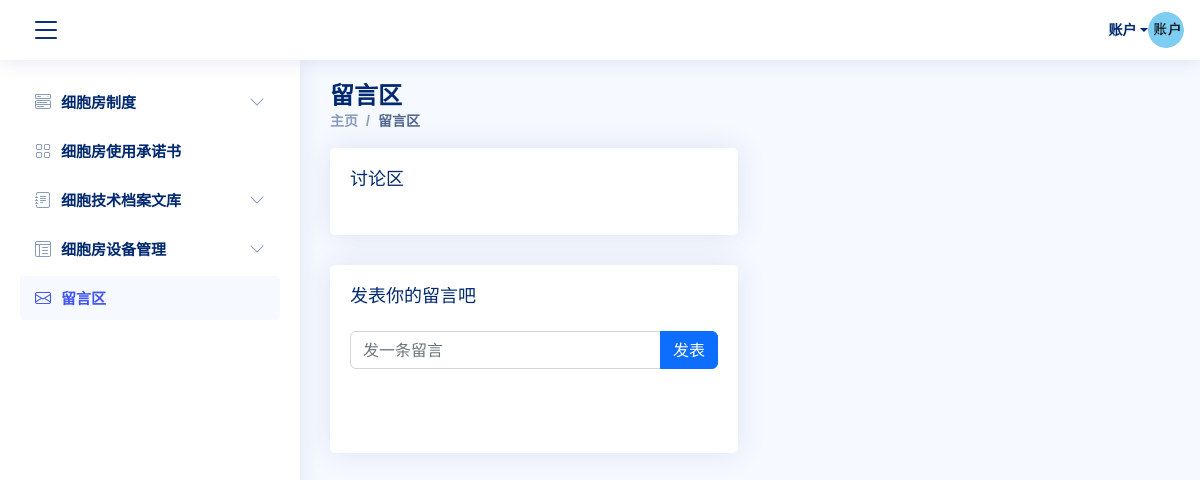
The page /comments/ (signed in) on the database as committed earlier.
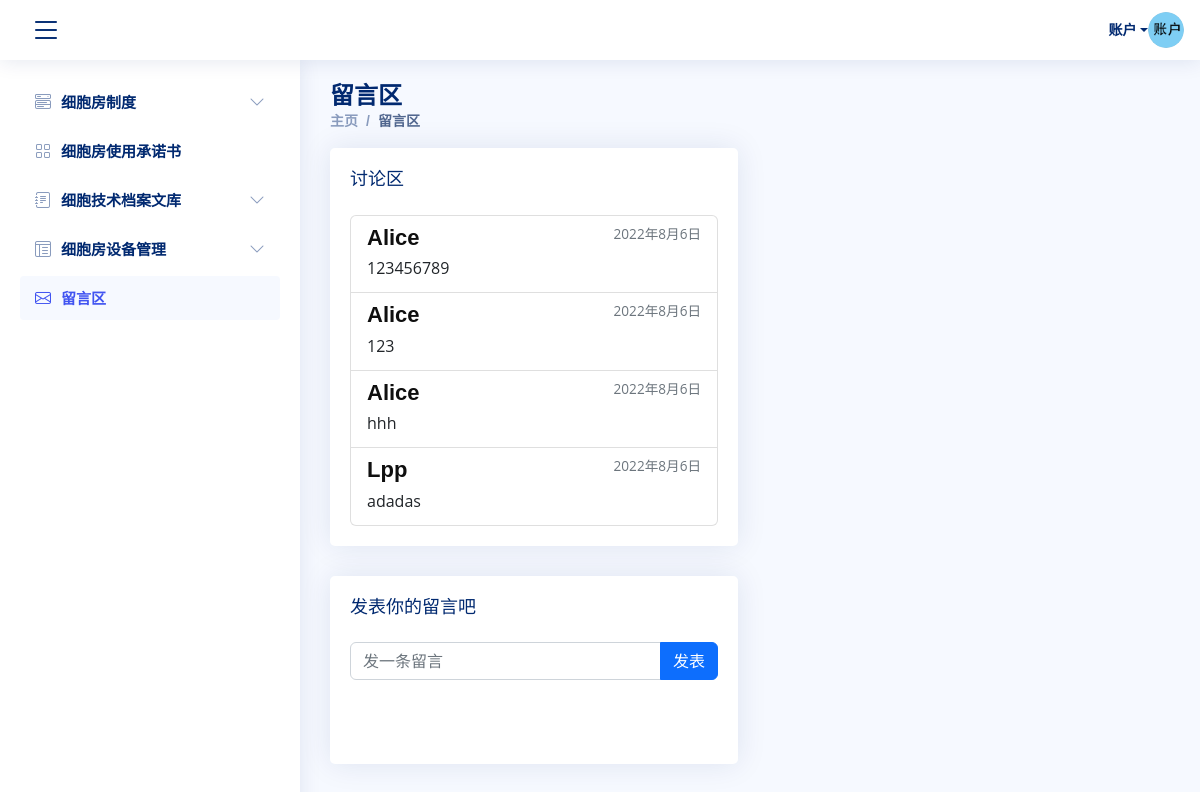
The same page on the database as committed later.
### MainApp/models.py (models this page shows, shortened)
class Comment(models.Model):
    user = models.ForeignKey(User, related_name='comment_user', on_delete=models.CASCADE)
    date = models.DateField('评论日期', auto_now_add=True)
    text = models.CharField('评论内容', max_length=4096)
    class Meta:
        verbose_name = '评论'
        verbose_name_plural = verbose_name
        ordering = ['user', '-date']

class User(models.Model):
    student_id = models.CharField('学号', max_length=32, unique=True)
    name = models.CharField('姓名', max_length=32)
    phone = models.CharField('电话号码', max_length=32, unique=True)
    email = models.EmailField('邮箱', max_length=128, unique=True)
    supervisor = models.CharField('导师', max_length=32)
    password = models.CharField('密码', max_length=128)
    register_time = models.DateTimeField('注册时间', auto_now_add=True)
    class Meta:
        ordering = ["-register_time"]
        verbose_name = "用户"
        verbose_name_plural = verbose_name

### MainApp/views.py (the view, shortened to what this page needs)
# urls.py: path('comments/', views.comments, name='comments'),
def comments(request):
    if request.session.get('is_login', None) is not True:
        return redirect('MainApp:login')
    user_name = request.session.get('user_name')
    comment_list = Comment.objects.all().reverse()
    return render(request, 'comments.html', locals())

### MainApp/templates/comments.html (shortened to what this page needs)
{% load static %}
<!DOCTYPE html>
<html lang="zh">
<head>
    <link href="https://cdn.bootcdn.net/ajax/libs/twitter-bootstrap/5.2.0/css/bootstrap.min.css" rel="stylesheet">
    <link href="{% static 'vendor/bootstrap-icons/bootstrap-icons.css' %}" rel="stylesheet">
    <link href="{% static 'css/style.css' %}" rel="stylesheet">
</head>
<body class>
<header class="header fixed-top d-flex align-items-center">
    <div class="d-flex align-items-center justify-content-between">
        <i class="bi bi-list toggle-sidebar-btn"></i>
    </div>
    <nav class="header-nav ms-auto">
        <ul class="d-flex align-items-center">
            <li class="nav-item dropdown pe-3">
                <a class="nav-link nav-profile d-flex align-items-center pe-0" href="#" data-bs-toggle="dropdown"
                   aria-expanded="false">
                    <span class="d-none d-md-block dropdown-toggle ps-2">账户</span>
                    <img src="{% static 'img/account.png' %}" alt="Profile" class="rounded-circle">
                </a>
            </li>
        </ul>
    </nav>
</header>
<aside class="sidebar" id="sidebar">
    <ul class="sidebar-nav" id="sidebar-nav">
        <li class="nav-item">
            <a class="nav-link collapsed" data-bs-target="#system-nav" data-bs-toggle="collapse" href="#">
                <i class="bi bi-menu-button-wide"></i><span>细胞房制度</span><i class="bi bi-chevron-down ms-auto"></i>
            </a>
        </li>
        <li class="nav-item">
            <a class="nav-link collapsed" href="{% url 'MainApp:commitment' %}">
                <i class="bi bi-grid"></i>
                <span>细胞房使用承诺书</span>
            </a>
        </li>
        <li class="nav-item">
            <a class="nav-link collapsed" data-bs-target="#tech-nav" data-bs-toggle="collapse" href="#">
                <i class="bi bi-journal-text"></i><span>细胞技术档案文库</span><i class="bi bi-chevron-down ms-auto"></i>
            </a>
        </li>
        <li class="nav-item">
            <a class="nav-link collapsed" data-bs-target="#instru-nav" data-bs-toggle="collapse" href="#">
                <i class="bi bi-layout-text-window-reverse"></i><span>细胞房设备管理</span><i
                    class="bi bi-chevron-down ms-auto"></i>
            </a>
        </li>
        <li class="nav-item">
            <a class="nav-link" href="{% url 'MainApp:comments' %}">
                <i class="bi bi-envelope"></i>
                <span>留言区</span>
            </a>
        </li>
    </ul>
</aside>
<main id="main" class="main">
    <div class="pagetitle">
        <h1>留言区</h1>
        <nav>
            <ol class="breadcrumb">
                <li class="breadcrumb-item"><a href="index.html">主页</a></li>
                <li class="breadcrumb-item active">留言区</li>
            </ol>
        </nav>
    </div>
    <section class="section">
        <div class="row">
            <div class="col-lg-6">
                <div class="card">
                    <div class="card-body">
                        <h5 class="card-title">讨论区</h5>
                        <div class="list-group">
                            {% for comment in comment_list %}
                                {% if comment.user.name == user_name %}
                                    <div class="list-group-item list-group-item-action active"
                                         aria-current="true">
                                        <div class="d-flex w-100 justify-content-between">
                                            <h5 class="mb-1">我</h5>
                                            <small>{{ comment.date }}</small>
                                        </div>
                                        <p class="mb-1">{{ comment.text }}</p>
                                    </div>
                                {% else %}
                                    <div class="list-group-item list-group-item-action">
                                        <div class="d-flex w-100 justify-content-between">
                                            <h5 class="mb-1">{{ comment.user.name }}</h5>
                                            <small class="text-muted">{{ comment.date }}</small>
                                        </div>
                                        <p class="mb-1">{{ comment.text }}</p>
                                    </div>
                                {% endif %}
                            {% endfor %}
                        </div>
                    </div>
                </div>
                <div class="card">
                    <div class="card-body">
                        <h5 class="card-title">发表你的留言吧</h5>
                        <form method="post">
                            <div class="row mb-5">
                                <div class="input-group mb-3">
                                    <input type="text" class="form-control" placeholder="发一条留言" aria-label="comment"
                                           aria-describedby="basic-addon1" name="comment">
                                    <button type="submit" class="btn btn-primary">发表</button>
                                </div>
                            </div>
                        </form>
                    </div>
                </div>
            </div>
        </div>
    </section>
</main>
</body>
</html>

### MainApp/static/css/style.css (style rules this page uses)
body { margin: 0; padding: 0; font-family: 'Source Sans Pro', sans-serif; background: #000000 radial-gradient(ellipse at center, rgba(8, 15, 15, 1) 0%, rgba(0, 0, 0, 1) 100%); filter: progid:DXImageTransform.Microsoft.gradient(startColorstr='#080F0F', endColorstr='#000000', GradientType=1); }
html { -ms-overflow-style: scrollbar; }
.alltrans, a, input[type="button"], input[type="submit"], button, table th, table td, .navigation-menu > li > a span:after, .btn, .btn:after, .section-title:after, .service-icon, .owl-dot, .owl-nav > div, .blog-img img, .owl-nav > div:before, .portfolio-box:after, .portfolio-box img, .portfolio-content { -webkit-transition: all 0.4s ease; transition: all 0.4s ease; }
a { color: #e52225; text-decoration: none; }
small, .small { font-size: 85%; }
p { margin: 0 0 20px; }
h1, h2, h3, h4, h5, h6 { line-height: 1.3; margin: 0 0 15px; font-weight: 700; color: #0f0f0f; text-transform: capitalize; font-family: 'Amatic SC', cursive; }
h1, h2 { font-size: 60px; }
h5 { font-size: 22px; margin-bottom: 10px; font-weight: 600; }
:root { --input-padding-x: 1.5rem; --input-padding-y: .75rem; }
:root { scroll-behavior: smooth; }
body { font-family: "Open Sans", sans-serif; background: #f6f9ff; color: #444444; }
a { color: #4154f1; text-decoration: none; }
h1, h2, h3, h4, h5, h6 { font-family: "Nunito", sans-serif; }
#main { margin-top: 60px; padding: 20px 30px; transition: all 0.3s; }
.pagetitle { margin-bottom: 10px; }
.pagetitle h1 { font-size: 24px; margin-bottom: 0; font-weight: 600; color: #012970; }
.card { margin-bottom: 30px; border: none; border-radius: 5px; box-shadow: 0px 0 30px rgba(1, 41, 112, 0.1); }
.card-title { padding: 20px 0 15px 0; font-size: 18px; font-weight: 500; color: #012970; font-family: "Poppins", sans-serif; }
.card-body { padding: 0 20px 20px 20px; }
.breadcrumb { font-size: 14px; font-family: "Nunito", sans-serif; color: #899bbd; font-weight: 600; }
.breadcrumb a { color: #899bbd; transition: 0.3s; }
.breadcrumb .breadcrumb-item::before { color: #899bbd; }
.breadcrumb .active { color: #51678f; font-weight: 600; }
.header { transition: all 0.5s; z-index: 997; height: 60px; box-shadow: 0px 2px 20px rgba(1, 41, 112, 0.1); background-color: #fff; padding-left: 20px; }
.header .toggle-sidebar-btn { font-size: 32px; padding-left: 10px; cursor: pointer; color: #012970; }
.header-nav ul { list-style: none; }
.header-nav > ul { margin: 0; padding: 0; }
.header-nav .nav-profile { color: #012970; }
.header-nav .nav-profile img { max-height: 36px; }
.header-nav .nav-profile span { font-size: 14px; font-weight: 600; }
.sidebar { position: fixed; top: 60px; left: 0; bottom: 0; width: 300px; z-index: 996; transition: all 0.3s; padding: 20px; overflow-y: auto; scrollbar-width: thin; scrollbar-color: #aab7cf transparent; box-shadow: 0px 0px 20px rgba(1, 41, 112, 0.1); background-color: #fff; }
@media (min-width: 1200px) { #main, #footer { margin-left: 300px; } }
.sidebar-nav { padding: 0; margin: 0; list-style: none; }
.sidebar-nav li { padding: 0; margin: 0; list-style: none; }
.sidebar-nav .nav-item { margin-bottom: 5px; }
.sidebar-nav .nav-link { display: flex; align-items: center; font-size: 15px; font-weight: 600; color: #4154f1; transition: 0.3; background: #f6f9ff; padding: 10px 15px; border-radius: 4px; }
.sidebar-nav .nav-link i { font-size: 16px; margin-right: 10px; color: #4154f1; }
.sidebar-nav .nav-link.collapsed { color: #012970; background: #fff; }
.sidebar-nav .nav-link.collapsed i { color: #899bbd; }
.sidebar-nav .nav-link .bi-chevron-down { margin-right: 0; transition: transform 0.2s ease-in-out; }

Rows that differ between the two databases and show on the page:
added Comment: user.name "Alice", date "2022年8月6日", text "123456789"
added Comment: user.name "Alice", date "2022年8月6日", text "123"
added Comment: user.name "Alice", date "2022年8月6日", text "hhh"
added Comment: user.name "Lpp", date "2022年8月6日", text "adadas"
